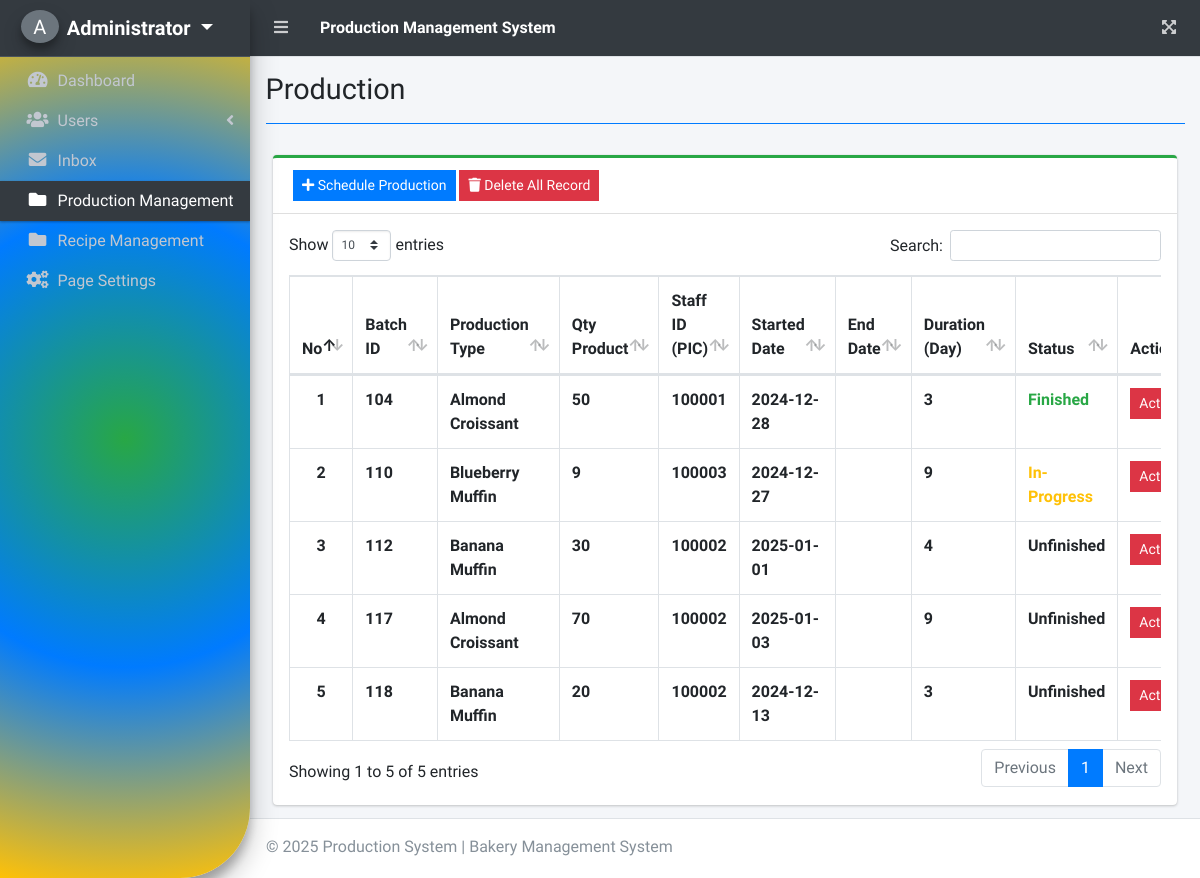
The app's page /index.php?page=production (signed in), older data.
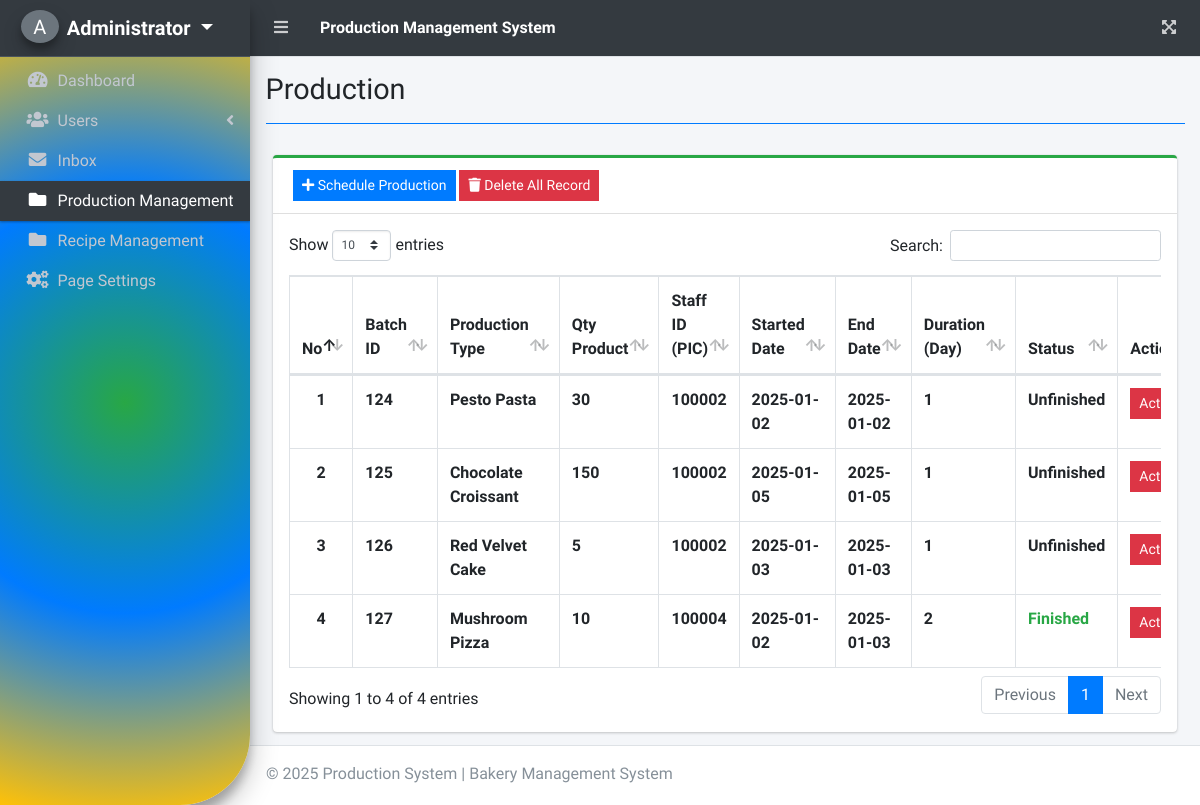
The same page, newer data.
### tables this page shows
CREATE TABLE `categories` (
  `id` int(11) NOT NULL,
  `product_id` int(11) NOT NULL,
  `recipe_name` varchar(255) NOT NULL,
  `qty_product` int(11) NOT NULL,
  `staff_id` text NOT NULL,
  `created_at` timestamp NOT NULL DEFAULT current_timestamp(),
  `starteddate` varchar(50) NOT NULL,
  `enddate` varchar(20) NOT NULL,
  `hours` int(6) NOT NULL,
  `status` text NOT NULL,
  `comment` text NOT NULL,
  `quality_test` text NOT NULL
);

### production.php (the view, shortened to what this page needs)
<?php include'db_connect.php' ?>
<div class="col-lg-12">
	<div class="card card-outline card-success">
		<div class="card-header">
		<a class="btn btn btn-sm btn-primary btn-flat" href="./index.php?page=schedule_production"><i class="fa fa-plus"></i> Schedule Production</a>
        <a class="btn btn-sm btn-danger btn-flat" href="javascript:void(0)" id="delete_all_data">
        <i class="fa fa-trash"></i> Delete All Record
    </a>
		</div>
		<div class="card-body p-3">
            <div class="table-responsive">
                <table class="table table-hover table-bordered" id="list">
                    <thead>
                        <tr>
                            <th class="text-center">No</th>
                            <th>Batch ID</th>
                            <th>Production Type</th>
                            <th>Qty Product</th>
                            <th>Staff ID (PIC)</th>
                            <th>Started Date</th>
                            <th>End Date</th>
                            <th>Duration (Day)</th>
                            <th>Status</th>
                            <th>Action</th>
                        </tr>
                    </thead>
                    <tbody>
                        <?php
                        $i = 1;
                        $qry = $conn->query("SELECT * FROM categories");
                        while($row= $qry->fetch_assoc()):
                        ?>
                        <tr>
                            <th class="text-center"><?php echo $i++ ?></th>
                            <td><b><?php echo $row['id'] ?></b></td>
                            <td><b><?php echo ucwords($row['recipe_name']) ?></b></td>
                            <td><b><?php echo $row['qty_product'] ?></b></td>
                            <td><b><?php echo $row['staff_id'] ?></b></td>
                            <td><b><?php echo $row['starteddate'] ?></b></td>
                            <td><b><?php echo $row['enddate'] ?></b></td>
                            <td><b><?php echo $row['hours'] ?></b></td>
                            <td>
                            <b class="<?php echo ($row['status'] == 'Finished') ? 'text-success' : (($row['status'] == 'Archived') ? 'text-blue' : (($row['status'] == 'In-Progress') ? 'text-warning' : '')); ?>">
                                <?php echo $row['status'] ?>
                            </b>
                            </td>
                            <td class="text-center">
                                <button type="button" class="btn btn-danger btn-sm btn-flat wave-effect dropdown-toggle" data-toggle="dropdown" aria-expanded="true">
                                    Action
                                </button>
                            </td>
                        </tr>
                        <?php endwhile; ?>
                    </tbody>
                </table>
            </div>
        </div>
	</div>
</div>

### index.php (shortened to what this page needs)
<!DOCTYPE html>
<html lang="en">
<?php
  include 'header.php';
?>
<body class="hold-transition sidebar-mini layout-fixed layout-navbar-fixed layout-footer-fixed">
<div class="wrapper">
  <?php include 'topbar.php' ?>
  <?php include 'sidebar.php' ?>
  <div class="content-wrapper">
    <div class="content-header">
      <div class="container-fluid">
        <div class="row mb-2">
          <div class="col-sm-6">
            <h1 class="m-0"><?php echo $title ?></h1>
          </div>
        </div>
            <hr class="border-primary">
      </div>
    </div>
    <section class="content">
      <div class="container-fluid">
         <?php
          $page = isset($_GET['page']) ? $_GET['page'] : 'home';
          include $page.'.php';
          ?>
      </div>
    </section>
  </div>
  <footer class="main-footer" style="height: 60px">
  <p>© <?php echo date('Y');?> Production System | Bakery Management System </p>
  </footer>
</div>
</body>
</html>

### header.php (shortened to what this page needs)
<head>
  <?php
  $title = isset($_GET['page']) ? ucwords(str_replace("_", ' ', $_GET['page'])) : "Home";
  ?>
  <link rel="stylesheet" href="assets/plugins/fontawesome-free/css/all.min.css">
  <link rel="stylesheet" href="assets/plugins/overlayScrollbars/css/OverlayScrollbars.min.css">
  <link rel="stylesheet" href="assets/plugins/datatables-bs4/css/dataTables.bootstrap4.min.css">
  <link rel="stylesheet" href="assets/plugins/datatables-responsive/css/responsive.bootstrap4.min.css">
  <link rel="stylesheet" href="assets/plugins/datatables-buttons/css/buttons.bootstrap4.min.css">
  <link rel="stylesheet" href="assets/plugins/select2/css/select2.min.css">
  <link rel="stylesheet" href="assets/plugins/select2-bootstrap4-theme/select2-bootstrap4.min.css">
  <link rel="stylesheet" href="assets/plugins/sweetalert2-theme-bootstrap-4/bootstrap-4.min.css">
  <link rel="stylesheet" href="assets/plugins/toastr/toastr.min.css">
  <link rel="stylesheet" href="assets/plugins/icheck-bootstrap/icheck-bootstrap.min.css">
  <link rel="stylesheet" href="assets/dist/css/adminlte.min.css">
  <link rel="stylesheet" href="assets/dist/css/styles.css">
  <link rel="stylesheet" href="assets/plugins/summernote/summernote-bs4.min.css">
</head>

### topbar.php
<nav class="main-header navbar navbar-expand navbar-dark navbar-dark ">
  <ul class="navbar-nav">
    <li class="nav-item">
      <a class="nav-link" data-widget="pushmenu" href="#" role="button"><i class="fas fa-bars"></i></a>
    </li>
    <li>
      <a class="nav-link text-white"  href="./" role="button"> <large><b>Production Management System</b></large></a>
    </li>
  </ul>
  <ul class="navbar-nav ml-auto">
    <li class="nav-item">
      <a class="nav-link" data-widget="fullscreen" href="#" role="button">
        <i class="fas fa-expand-arrows-alt"></i>
      </a>
    </li>
  </ul>
</nav>

### sidebar.php (shortened to what this page needs)
<aside class="main-sidebar sidebar-dark-dark elevation-4">
  <div class="dropdown">
 	<a href="javascript:void(0)" class="brand-link dropdown-toggle" data-toggle="dropdown" aria-expanded="True">
      <span class="brand-image img-circle elevation-3 d-flex justify-content-center align-items-center bg-secondary text-white font-weight-500" style="width: 38px;height:50px"><?php echo strtoupper(substr($_SESSION['login_fullname'], 0,1)) ?></span>
      <span class="brand-text font-weight-bold"><?php echo ucwords($_SESSION['login_fullname']) ?></span>
    </a>
  </div>
  <div class="sidebar">
    <nav class="mt-2">
      <ul class="nav nav-pills nav-sidebar flex-column nav-flat" data-widget="treeview" role="menu" data-accordion="false">
        <li class="nav-item dropdown">
          <a href="./" class="nav-link nav-home">
            <i class="nav-icon fas fa-tachometer-alt"></i>
            <p>
              Dashboard
            </p>
          </a>
        </li>
      <?php if($_SESSION['login_type'] == 1): ?>
        <li class="nav-item">
          <a href="#" class="nav-link nav-edit_user">
            <i class="nav-icon fas fa-users"></i>
            <p>
              Users
              <i class="right fas fa-angle-left"></i>
            </p>
          </a>
        </li>
        <li class="nav-item">
          <a href="./index.php?page=inbox" class="nav-link nav-inbox">
            <i class="nav-icon fas fa-envelope"></i>
            <p>
              Inbox
            </p>
          </a>
        </li>
        <li class="nav-item">
          <a href="./index.php?page=production" class="nav-link nav-production">
            <i class="nav-icon fas fa-folder"></i>
            <p>
              Production Management
            </p>
          </a>
        </li>
        <li class="nav-item">
          <a href="./index.php?page=manage_recipe" class="nav-link nav-manage_recipe">
            <i class="nav-icon fa fa-folder"></i>
            <p>
              Recipe Management
            </p>
          </a>
        </li>
        <li class="nav-item">
          <a href="./index.php?page=aboutus_settings" class="nav-link nav-page-settings">
            <i class="nav-icon fa fa-cogs"></i>
            <p>
              Page Settings
            </p>
          </a>
        </li>
      <?php endif; ?>
      </ul>
    </nav>
  </div>
</aside>

### sidebar.php (style rules this page uses)
.sidebar-dark-dark { background: radial-gradient(circle, #28a745, #007bff, #ffc107); }
.main-sidebar { overflow: hidden !important; border-bottom-right-radius: 70px !important; }
.sidebar { height: 100%; border-top-right-radius: 0x !important; border-bottom-right-radius: 50px !important; }

### production.php (style rules this page uses)
.text-warning { color: orange; }

Row changes from the older to the newer data that the page shows:
removed categories: id "104", recipe_name "Almond Croissant", qty_product "50", staff "100001", starteddate "2024-12-28", hours "3", status "Finished"
removed categories: id "110", recipe_name "Blueberry Muffin", qty_product "9", staff "100003", starteddate "2024-12-27", hours "9", status "In-Progress"
removed categories: id "112", recipe_name "Banana Muffin", qty_product "30", staff "100002", starteddate "2025-01-01", hours "4", status "Unfinished"
removed categories: id "117", recipe_name "Almond Croissant", qty_product "70", staff "100002", starteddate "2025-01-03", hours "9", status "Unfinished"
removed categories: id "118", recipe_name "Banana Muffin", qty_product "20", staff "100002", starteddate "2024-12-13", hours "3", status "Unfinished"
added categories: id "124", recipe_name "Pesto Pasta", qty_product "30", staff "100002", starteddate "2025-01-02", enddate "2025-01-02", hours "1", status "Unfinished"
added categories: id "125", recipe_name "Chocolate Croissant", qty_product "150", staff "100002", starteddate "2025-01-05", enddate "2025-01-05", hours "1", status "Unfinished"
added categories: id "126", recipe_name "Red Velvet Cake", qty_product "5", staff "100002", starteddate "2025-01-03", enddate "2025-01-03", hours "1", status "Unfinished"
added categories: id "127", recipe_name "Mushroom Pizza", qty_product "10", staff "100004", starteddate "2025-01-02", enddate "2025-01-03", hours "2", status "Finished"
Text that changed along with them:
text written by a page script: "Show entries Search: Showing 1 to 5 of 5 entries Previous 1 Next" → "Show entries Search: Showing 1 to 4 of 4 entries Previous 1 Next"
